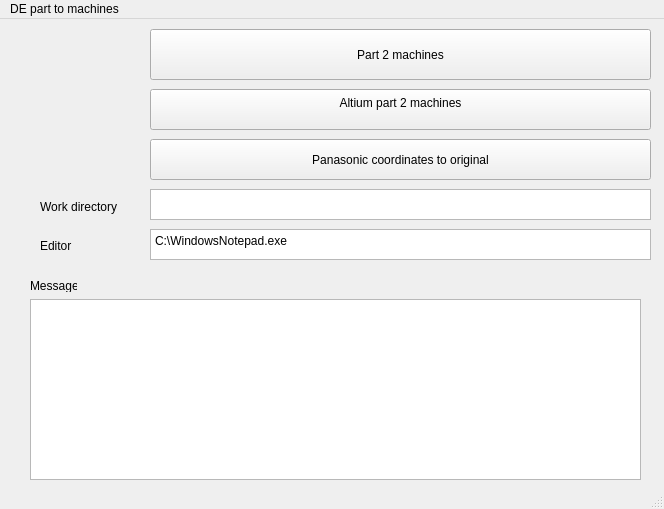
<?xml version="1.0" encoding="UTF-8"?>
<ui version="4.0">
 <class>MainWindow</class>
 <widget class="QMainWindow" name="MainWindow">
  <property name="geometry">
   <rect>
    <x>0</x>
    <y>0</y>
    <width>664</width>
    <height>509</height>
   </rect>
  </property>
  <property name="windowTitle">
   <string>MainWindow</string>
  </property>
  <widget class="QWidget" name="centralwidget">
   <widget class="QToolButton" name="toolButton">
    <property name="geometry">
     <rect>
      <x>150</x>
      <y>10</y>
      <width>501</width>
      <height>51</height>
     </rect>
    </property>
    <property name="text">
     <string>Part 2 machines</string>
    </property>
   </widget>
   <widget class="QLabel" name="labelEditor">
    <property name="geometry">
     <rect>
      <x>40</x>
      <y>220</y>
      <width>47</width>
      <height>13</height>
     </rect>
    </property>
    <property name="text">
     <string>Editor</string>
    </property>
   </widget>
   <widget class="QPlainTextEdit" name="plainTextEditEditor">
    <property name="geometry">
     <rect>
      <x>150</x>
      <y>210</y>
      <width>501</width>
      <height>31</height>
     </rect>
    </property>
    <property name="plainText">
     <string>C:\WindowsNotepad.exe</string>
    </property>
   </widget>
   <widget class="QPlainTextEdit" name="plainTextEditMessages">
    <property name="geometry">
     <rect>
      <x>30</x>
      <y>280</y>
      <width>611</width>
      <height>181</height>
     </rect>
    </property>
    <property name="readOnly">
     <bool>true</bool>
    </property>
   </widget>
   <widget class="QLabel" name="label">
    <property name="geometry">
     <rect>
      <x>30</x>
      <y>260</y>
      <width>47</width>
      <height>13</height>
     </rect>
    </property>
    <property name="text">
     <string>Messages</string>
    </property>
   </widget>
   <widget class="QPushButton" name="pushButtonAltiumPart2Machines">
    <property name="geometry">
     <rect>
      <x>150</x>
      <y>70</y>
      <width>501</width>
      <height>41</height>
     </rect>
    </property>
    <property name="text">
     <string>Altium part 2 machines
</string>
    </property>
   </widget>
   <widget class="QPushButton" name="pushButtonPanasonicCoordsToOriginal">
    <property name="geometry">
     <rect>
      <x>150</x>
      <y>120</y>
      <width>501</width>
      <height>41</height>
     </rect>
    </property>
    <property name="text">
     <string>Panasonic coordinates to original</string>
    </property>
   </widget>
   <widget class="QLabel" name="labelWorkDirectory">
    <property name="geometry">
     <rect>
      <x>40</x>
      <y>180</y>
      <width>91</width>
      <height>16</height>
     </rect>
    </property>
    <property name="text">
     <string>&lt;html&gt;&lt;head/&gt;&lt;body&gt;&lt;p&gt;Work directory&lt;/p&gt;&lt;/body&gt;&lt;/html&gt;</string>
    </property>
   </widget>
   <widget class="QPlainTextEdit" name="plainTextEditWorkDirectory">
    <property name="geometry">
     <rect>
      <x>150</x>
      <y>170</y>
      <width>501</width>
      <height>31</height>
     </rect>
    </property>
   </widget>
  </widget>
  <widget class="QMenuBar" name="menubar">
   <property name="geometry">
    <rect>
     <x>0</x>
     <y>0</y>
     <width>664</width>
     <height>20</height>
    </rect>
   </property>
   <widget class="QMenu" name="menuDE_part_to_machines">
    <property name="title">
     <string>DE part to machines</string>
    </property>
   </widget>
   <addaction name="menuDE_part_to_machines"/>
  </widget>
  <widget class="QStatusBar" name="statusbar"/>
 </widget>
 <resources/>
 <connections/>
</ui>
